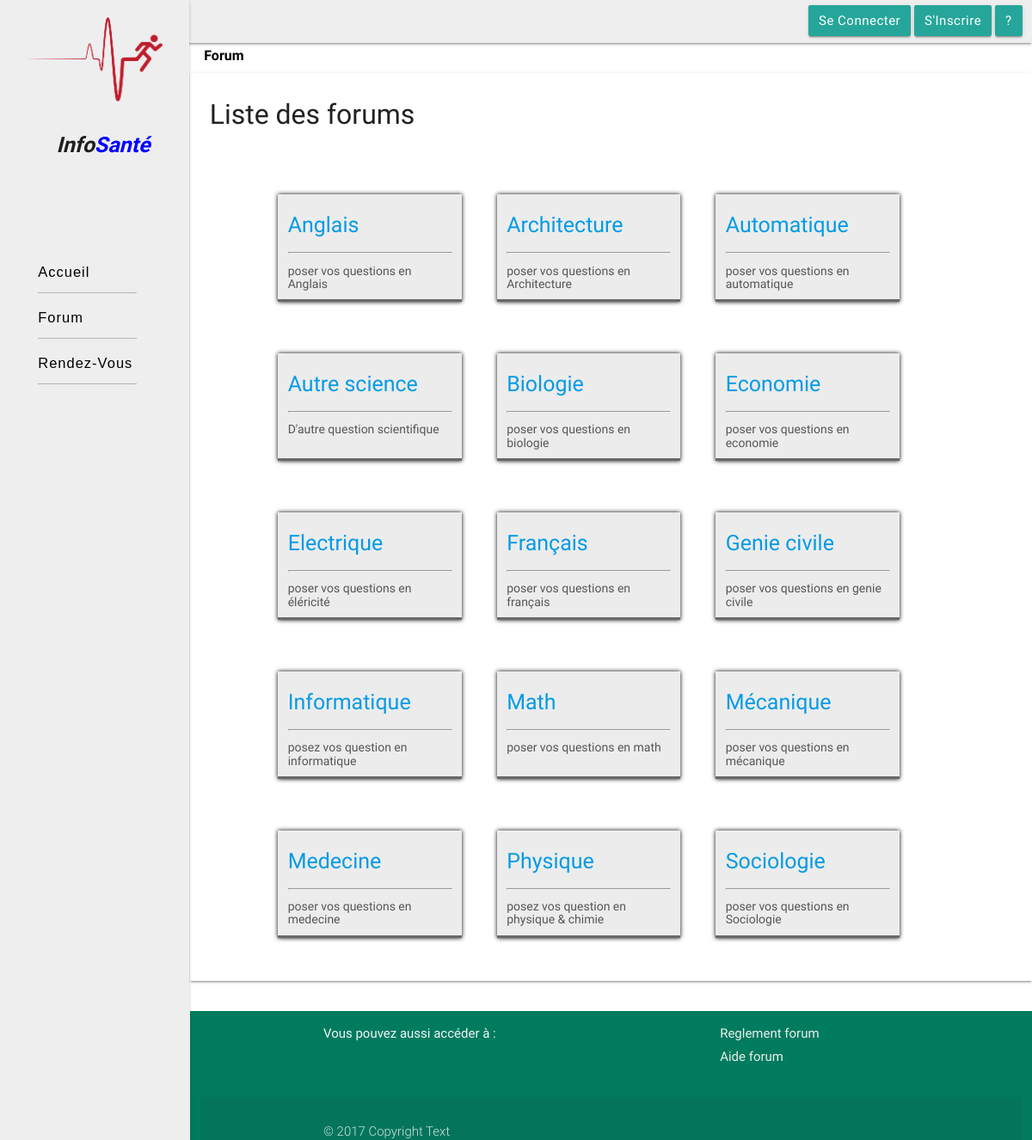
Screenshot of /Forum/index.php with the database file from the repository.
### tables this page shows
CREATE TABLE `domaine` (
  `nom_domaine` varchar(50) NOT NULL,
  `description` text
);

### fonction/listForum.php (the view, shortened to what this page needs)
<?php
       echo '
        <div class="row col s11 s11 offset-s1 listForum">';
      try{
         $pdo_options[PDO::ATTR_ERRMODE] = PDO::ERRMODE_EXCEPTION;
         $bdd = new PDO('mysql:host=localhost;dbname=project', 'root', '', $pdo_options);
         $bdd->exec('set names utf8');
         $reponse = $bdd->query('SELECT * FROM domaine');
            while ($donnees = $reponse->fetch()){
                echo '<div class="col l3 m5 s12 theme" style="margin-left:0px;">';
                    echo '<a href="./Question/?domaine=' . $donnees["nom_domaine"] . '&page=1">';
                        echo '
                            <h3>' . htmlspecialchars($donnees["nom_domaine"]) . '</h3>
                            <hr>
                            <h5>'. htmlspecialchars($donnees["description"]) .'</h5>
                          </a>
                      </div>';
            }
        }
        catch (Exception $e){
             die('Erreur : ' . $e->getMessage());
        }
        echo '</div>';
?>

### assets/css/main.css (style rules this page uses)
body { margin: 0; padding: 0; }
html, div, map, dt, isindex, form { display: block; }

### assets/css/Forum.css (style rules this page uses)
.listForum { display: flex; flex-direction: row; flex-wrap: wrap; justify-content: flex-start; }
.theme { border-bottom: 3px solid #696969; margin: 30px 41px; background-color: #ececec; box-shadow: 0px 0px 5px 0px black; }
.theme h3 { font-size: 25px; }
.theme h5 { font-size: 14px; color: #565656; }

### rows the page displays
domaine: nom_domaine "Anglais", description "poser vos questions en Anglais"
domaine: nom_domaine "Architecture", description "poser vos questions en Architecture"
domaine: nom_domaine "Automatique", description "poser vos questions en automatique"
domaine: nom_domaine "Autre science", description "D'autre question scientifique"
domaine: nom_domaine "Biologie", description "poser vos questions en biologie"
domaine: nom_domaine "Economie", description "poser vos questions en economie"
domaine: nom_domaine "Electrique", description "poser vos questions en éléricité"
domaine: nom_domaine "Français", description "poser vos questions en français"
domaine: nom_domaine "Genie civile", description "poser vos questions en genie civile"
domaine: nom_domaine "Informatique", description "posez vos question en informatique"
domaine: nom_domaine "Math", description "poser vos questions en math"
domaine: nom_domaine "Mécanique", description "poser vos questions en mécanique"
domaine: nom_domaine "Medecine", description "poser vos questions en medecine"
domaine: nom_domaine "Physique", description "posez vos question en physique & chimie"
domaine: nom_domaine "Sociologie", description "poser vos questions en Sociologie"
